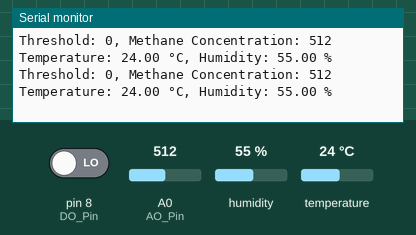
The sketch below on a simulated Arduino Uno, built with avr-gcc and run on an emulated ATmega328P. Parts: the last lines printed to the serial monitor. The inputs (shaded band) are chosen by the test bench; at power-on: humidity 55 %, A0 (AO_Pin) = 512, pin 8 (DO_Pin) LOW, temperature 24 °C.

Above: at 2.8 s.
2.9 s: humidity set to 22 %
At 4.8 s:
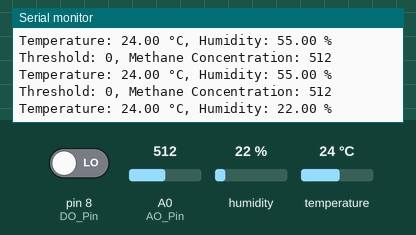
5.6 s: A0 (AO_Pin) set to 716
At 7.2 s:
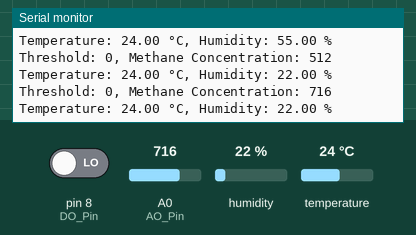
8.3 s: pin 8 (DO_Pin) driven HIGH
11.0 s: temperature set to 12 °C
At 13.4 s:
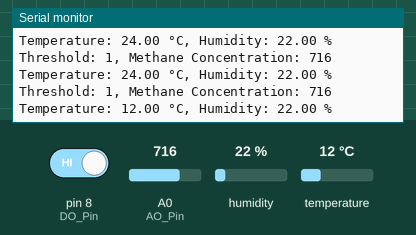
13.7 s: A0 (AO_Pin) set to 900
At 14.6 s:
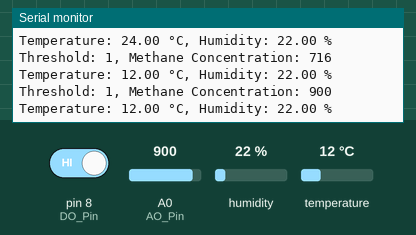
16.4 s: pin 8 (DO_Pin) driven LOW
Timing chart, 0 to 19.4 s (numbered marks = the images above; inputs shaded):
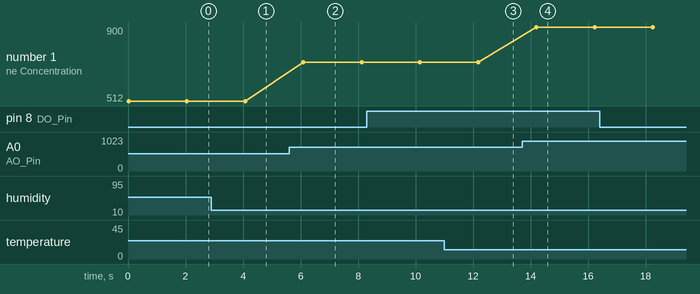

The sketch:

IOT_sensors.ino
```cpp
#include <DHT.h>

const int AO_Pin = A0; // Connect the AO of MQ-4 sensor with analog channel 0 pin (A0) of Arduino
const int DO_Pin = 8; // Connect the DO of MQ-4 sensor with digital pin 8 (D8) of Arduino

#define DHTPIN 2     // Digital pin connected to the DHT sensor
#define DHTTYPE DHT11   // DHT 11

DHT dht(DHTPIN, DHTTYPE);

int threshold; // Create a variable to store the digital output of the MQ-4 sensor
int AO_Out; // Create a variable to store the analog output of the MQ-4 sensor

// Set up
void setup() {
  Serial.begin(115200);  // Initialize serial monitor using a baud rate of 115200
  pinMode(DO_Pin, INPUT); // Set the D8 pin as a digital input pin
  dht.begin();
}

// Main loop
void loop() {
  AO_Out = analogRead(AO_Pin); // Read the analog output measurement sample from the MQ4 sensor's AO pin
  threshold = digitalRead(DO_Pin); // Read the digital output of MQ-4 sensor's DO pin

  float humidity = dht.readHumidity();
  float temperature = dht.readTemperature();

  Serial.print("Threshold: "); // Print out the text "Threshold: "
  Serial.print(threshold); // Print the threshold reached - with will either print be LOW or HIGH (above or underneath)
  Serial.print(", "); // print a comma and space

  Serial.print("Methane Concentration: "); // Print out the text "Methane Concentration: "
  Serial.println(AO_Out); // Print out the methane value - the analog output - between 0 and 1023

  Serial.print("Temperature: ");
  Serial.print(temperature);
  Serial.print(" °C, Humidity: ");
  Serial.print(humidity);
  Serial.println(" %");

  delay(2000); // Set a 2 second delay
}
```

Measured:
- after the input at 2.9 s, the serial monitor: prints a new line after 1.2 s (image 1)
- after the input at 5.6 s, the serial monitor: prints a new line after 0.50 s (image 2)
- after the input at 11.0 s, the serial monitor: prints a new line after 1.2 s (image 3)
- after the input at 13.7 s, the serial monitor: prints a new line after 0.50 s (image 4)
- plotted number 1: 512 → 716 after the input at 5.6 s, 716 → 900 after the input at 13.7 s
